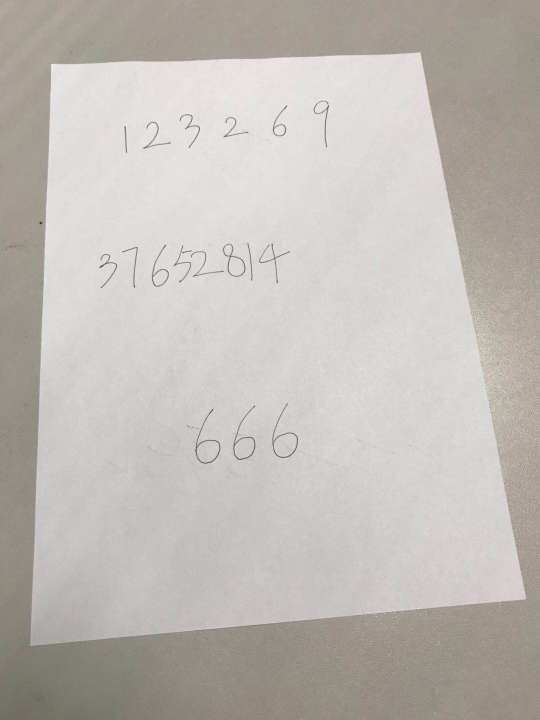
#> input picture input.jpg, 1080 x 1440 px (shown at 1/2 size)
$ python Imgcorr.py
#> lines starting #> are read from the running program, lines starting #| are printed output that depends on the picture; after the words box and inside, x2 and y2 are one past the last pixel; in counts of white or black regions, pixels touching at a corner belong together
#> further down, src is the input picture: shape (1440, 1080, 3); mean B, G, R 182.7, 187.6, 190.9
import numpy as np
import cv2

def CrossPoint(line1, line2):
    x0, y0, x1, y1 = line1[0]
    x2, y2, x3, y3 = line2[0]

    dx1 = x1 - x0
    dy1 = y1 - y0

    dx2 = x3 - x2
    dy2 = y3 - y2

    D1 = x1 * y0 - x0 * y1
    D2 = x3 * y2 - x2 * y3

    y = float(dy1 * D2 - D1 * dy2) / (dy1 * dx2 - dx1 * dy2)
    x = float(y * dx1 - D1) / dy1

    return (int(x), int(y))

def SortPoint(points):
    sp = sorted(points, key = lambda x:(int(x[1]), int(x[0])))
    if sp[0][0] > sp[1][0]:
        sp[0], sp[1] = sp[1], sp[0]

    if sp[2][0] > sp[3][0]:
        sp[2], sp[3] = sp[3], sp[2]

    return sp

def imgcorr(src):
    rgbsrc = src.copy()
    graysrc = cv2.cvtColor(src, cv2.COLOR_BGR2GRAY)
    blurimg = cv2.GaussianBlur(src, (3, 3), 0)
    Cannyimg = cv2.Canny(blurimg, 35, 189)
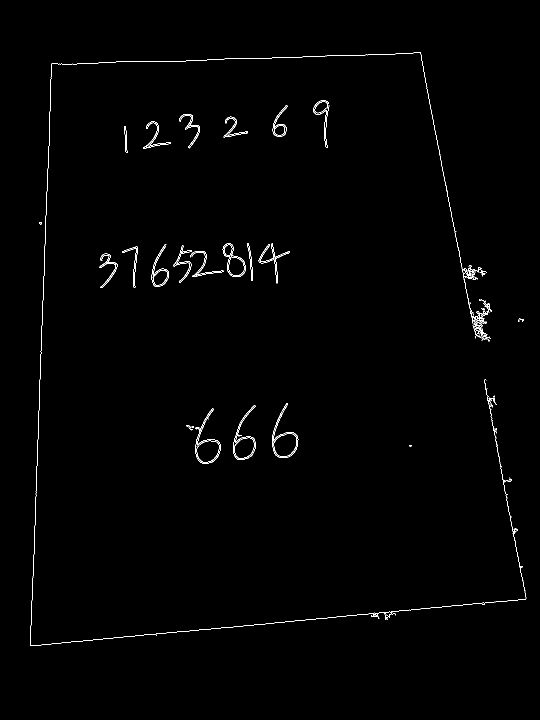
#> Cannyimg: shape (1440, 1080) (shown at 1/2 size); 0.7% white in thin lines or dots, all inside (x1, y1, x2, y2) = (60, 104, 1053, 1292)

    lines = cv2.HoughLinesP(Cannyimg, 1, np.pi / 180, threshold = 30, minLineLength = 320, maxLineGap = 40)
#> lines = [[66, 1155, 96, 310], [840, 105, 951, 676], [305, 123, 733, 109], [288, 1269, 622, 1239], [968, 761, 1052, 1196], [64, 1200, 85, 601]]

    for i in range(int(np.size(lines)/4)):
        for x1, y1, x2, y2 in lines[i]:
            cv2.line(rgbsrc, (x1, y1), (x2, y2), (255, 255, 0), 3)
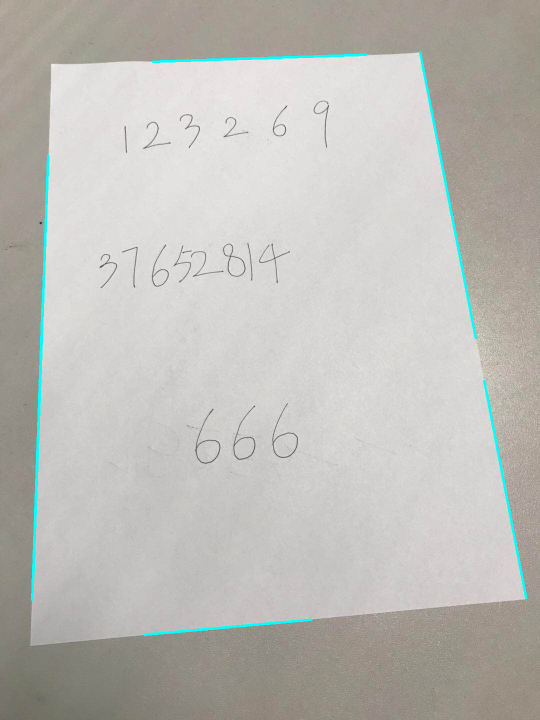
#> rgbsrc: shape (1440, 1080, 3) (shown at 1/2 size); 0.87% of pixels changed, all inside (x1, y1, x2, y2) = (62, 103, 1055, 1272)

    points = np.zeros((4, 2), dtype = "float32")
    points[0] = CrossPoint(lines[0], lines[2])
#> in CrossPoint, `x0, y0, x1, y1 = line1[0]`: x0 = 66; y0 = 1155; x1 = 96; y1 = 310
#> in CrossPoint, `x2, y2, x3, y3 = line2[0]`: x2 = 305; y2 = 123; x3 = 733; y3 = 109
#> in CrossPoint, `dx1 = x1 - x0`: dx1 = 30
#> in CrossPoint, `dy1 = y1 - y0`: dy1 = -845
#> in CrossPoint, `dx2 = x3 - x2`: dx2 = 428
#> in CrossPoint, `dy2 = y3 - y2`: dy2 = -14
#> in CrossPoint, `D1 = x1 * y0 - x0 * y1`: D1 = 90420
#> in CrossPoint, `D2 = x3 * y2 - x2 * y3`: D2 = 56914
#> in CrossPoint, `y = float(dy1 * D2 - D1 * dy2) / (dy1 * dx2 - dx1 * dy2)`: y = 129.6
#> in CrossPoint, `x = float(y * dx1 - D1) / dy1`: x = 102.4
    points[1] = CrossPoint(lines[0], lines[3])
    points[2] = CrossPoint(lines[1], lines[2])
    points[3] = CrossPoint(lines[1], lines[3])

    sp = SortPoint(points)

    width = int(np.sqrt(((sp[0][0] - sp[1][0]) ** 2) + (sp[0][1] - sp[1][1]) ** 2))
    height = int(np.sqrt(((sp[0][0] - sp[2][0]) ** 2) + (sp[0][1] - sp[2][1]) ** 2))

    dstrect = np.array([
        [0, 0],
        [width - 1, 0],
        [0, height - 1],
        [width - 1, height - 1]], dtype = "float32")

    transform = cv2.getPerspectiveTransform(np.array(sp), dstrect)
#> transform = [[0.999, 0.0353, -106.4], [0.0458, 1.41, -186.3], [-4.1e-05, 0.000318, 1]]
    warpedimg = cv2.warpPerspective(src, transform, (width, height))
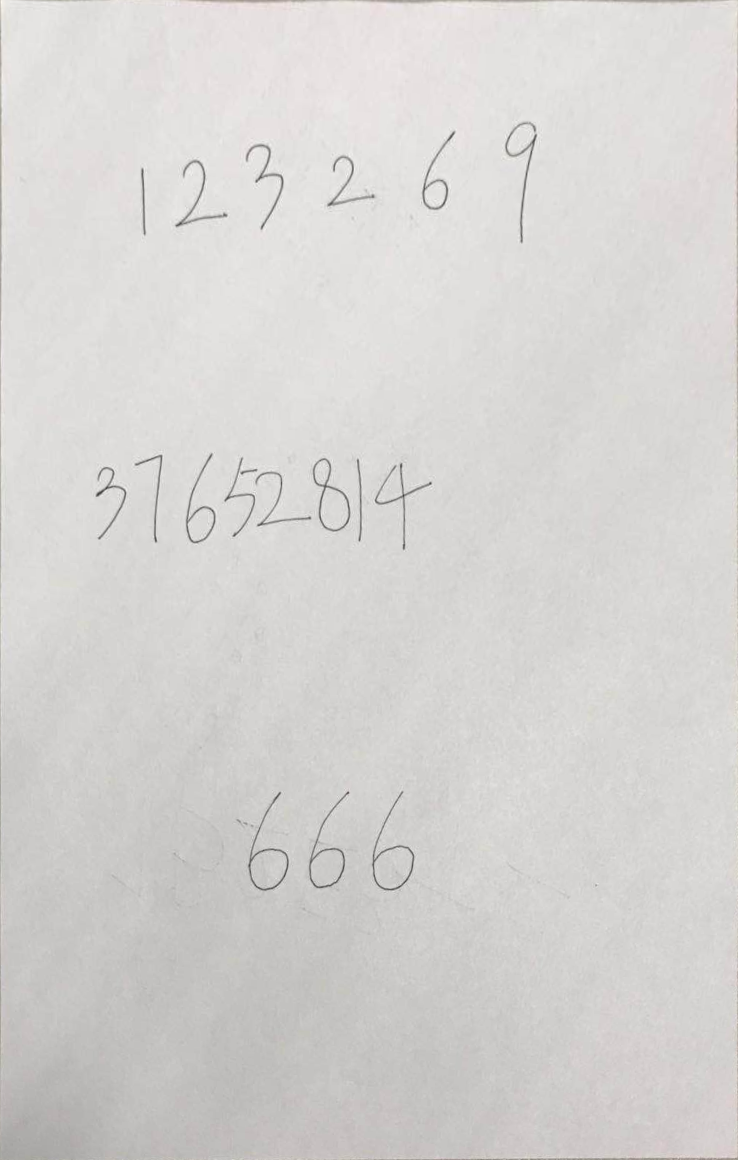
#> warpedimg: shape (1160, 738, 3); mean B, G, R 210.1, 212, 213.5

    return warpedimg

if __name__ == '__main__':
    src = cv2.imread("input.jpg")
    dst = imgcorr(src)
    cv2.imshow("Image", dst)
    cv2.waitKey(0)
    cv2.imwrite("output.jpg", dst)
